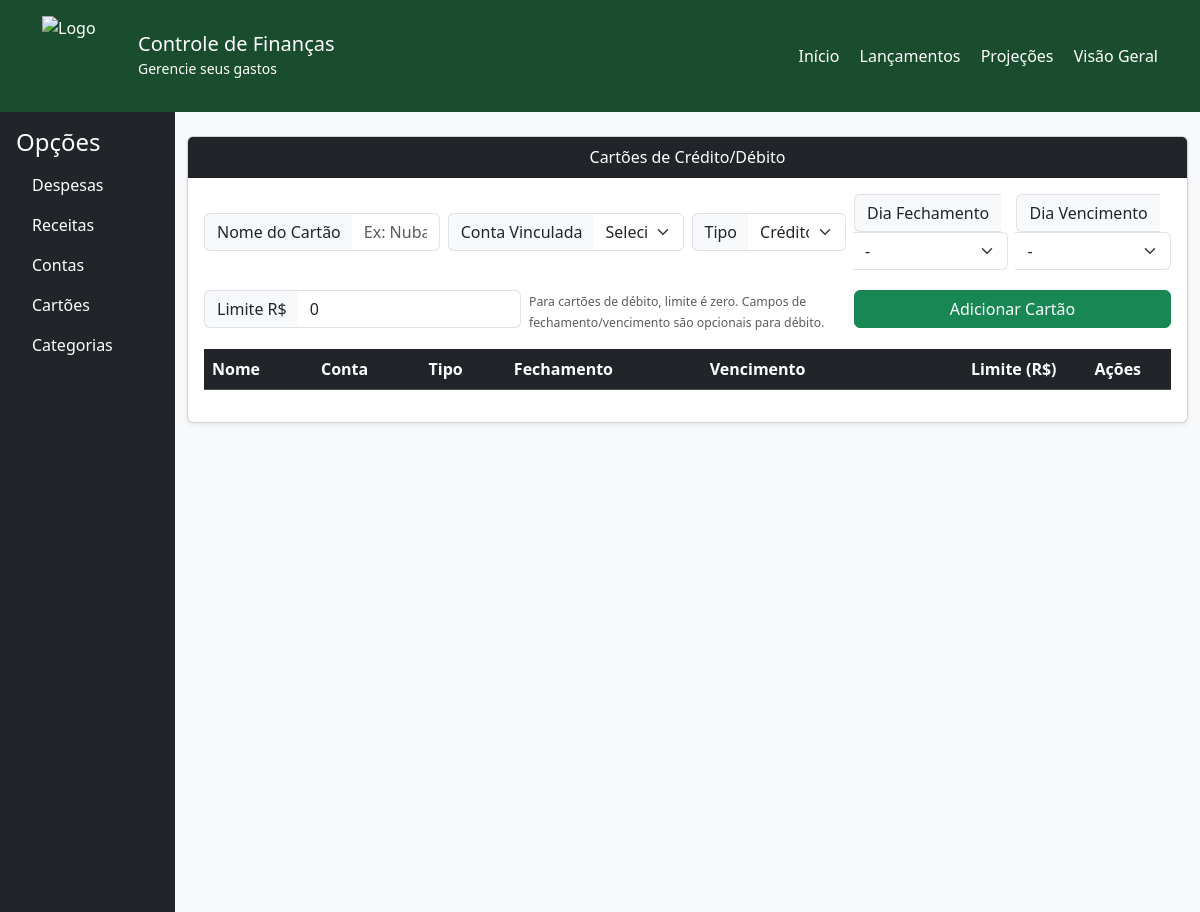
The page /lancamentosCartao on the database as committed earlier.
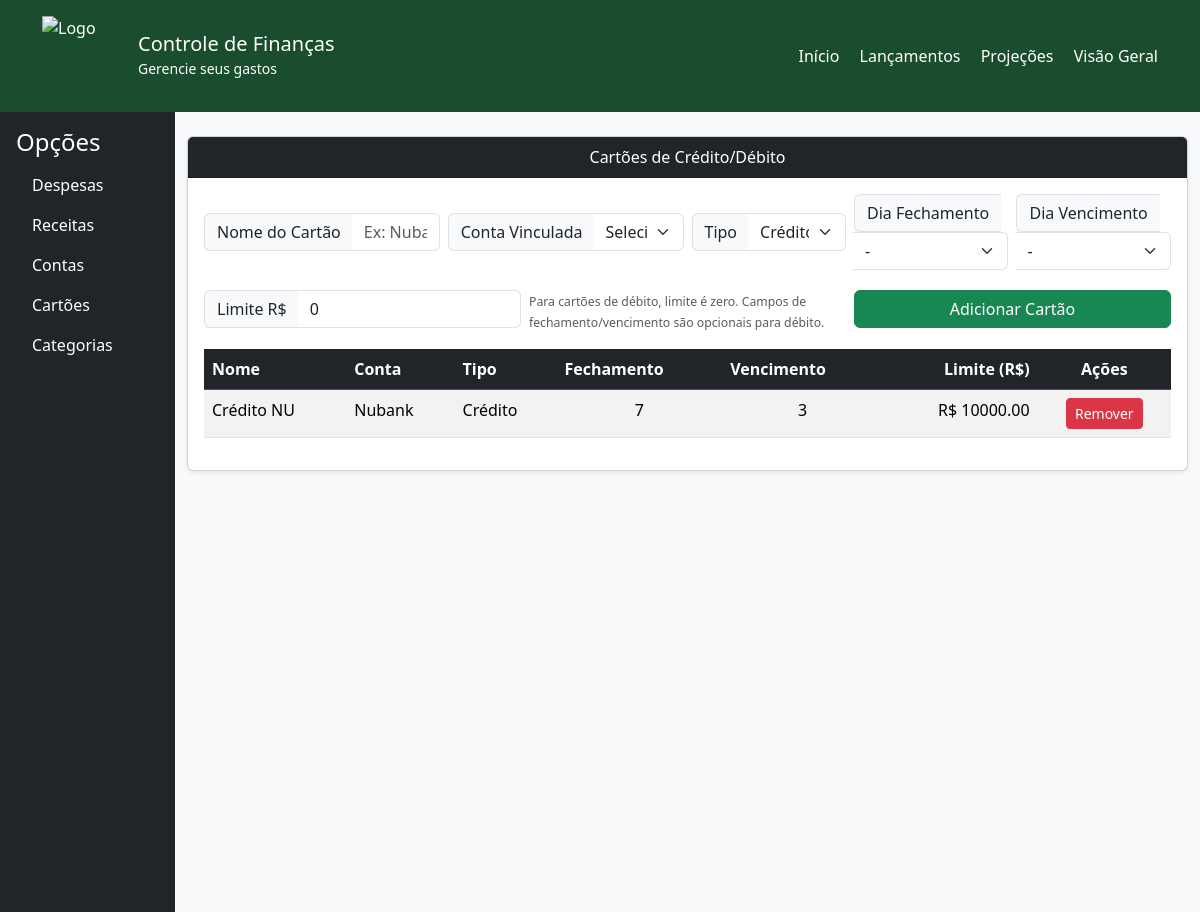
The same page on the database as committed later.
### tables this page shows
CREATE TABLE cartoes (
                        id INTEGER PRIMARY KEY AUTOINCREMENT,
                        nome TEXT NOT NULL UNIQUE,
                        conta INTEGER NOT NULL,
                        tipo_pagamento TEXT CHECK(tipo_pagamento IN ('credito', 'debito', 'multiplo')),
                        data_vencimento INTEGER,
                        dias_fechamento INTEGER,
                        limite REAL DEFAULT 0,
                        FOREIGN KEY (conta) REFERENCES contas(id)
                    );

CREATE TABLE contas (
                        id INTEGER PRIMARY KEY AUTOINCREMENT,
                        nome TEXT UNIQUE NOT NULL,
                        saldo REAL DEFAULT 0
                    );

### app.py (the view)
@app.route('/lancamentosCartao')
def lancamentosCartao():
    with sqlite3.connect('financas.db', check_same_thread=False) as conn:
        c = conn.cursor()
        c.execute("""
            SELECT c.id, c.nome, ct.nome as conta_nome, c.dias_fechamento,
                   c.data_vencimento, c.tipo_pagamento, c.limite
            FROM cartoes c
            LEFT JOIN contas ct ON c.conta = ct.id
            ORDER BY c.nome
        """)
        cartoes = c.fetchall()
        c.execute("SELECT id, nome FROM contas ORDER BY nome")
        contas = c.fetchall()
    return render_template('lancamentosCartao.html', cartoes=cartoes, contas=contas)

### templates/lancamentosCartao.html (shortened to what this page needs)
<!DOCTYPE html>
<html lang="pt-br">
<head>
    <link href="https://cdn.jsdelivr.net/npm/bootstrap@5.3.3/dist/css/bootstrap.min.css" rel="stylesheet">
</head>
<body class="bg-light">
    <header class="text-white py-3" style="background-color: #1A4D2E;">
        <div class="container d-flex align-items-center justify-content-between">
            <div class="d-flex align-items-center">
                <img src="https://raw.githubusercontent.com/CaioFerAmorim/controle-financas/e24343c1468b7c5f06a8230f0913f834dab0635b/static/img/logoWildMoney.png"
                    alt="Logo" class="me-3" style="width:80px; height:80px;">
                <div>
                    <h1 class="h5 mb-0">Controle de Finanças</h1>
                    <small>Gerencie seus gastos</small>
                </div>
            </div>
            <nav>
                <a href="{{ url_for('index') }}" class="text-white text-decoration-none me-3">Início</a>
                <a href="{{ url_for('lancamentos') }}" class="text-white text-decoration-none me-3">Lançamentos</a>
                <a href="{{ url_for('projecoes') }}" class="text-white text-decoration-none me-3">Projeções</a>
                <a href="{{ url_for('visaoGeral') }}" class="text-white text-decoration-none">Visão Geral</a>
            </nav>
        </div>
    </header>
    <div class="d-flex">
        <nav class="bg-dark text-white vh-100 p-3" style="width: 200px;">
            <h4>Opções</h4>
            <ul class="nav flex-column">
                <li class="nav-item"><a href="{{ url_for('lancamentos') }}" class="nav-link text-white">Despesas</a>
                </li>
                <li class="nav-item"><a href="{{ url_for('lancamentosReceita') }}"
                        class="nav-link text-white">Receitas</a></li>
                <li class="nav-item"><a href="{{ url_for('lancamentosConta') }}" class="nav-link text-white">Contas</a>
                </li>
                <li class="nav-item"><a href="{{ url_for('lancamentosCartao') }}"
                        class="nav-link text-white">Cartões</a></li>
                <li class="nav-item"><a href="{{ url_for('lancamentosCategorias') }}"
                        class="nav-link text-white">Categorias</a></li>
            </ul>
        </nav>
        <div class="container mt-4">
            <div class="row g-4">
                <div class="col-md-12">
                    <div class="card shadow-sm">
                        <div class="card-header bg-dark text-white text-center">Cartões de Crédito/Débito</div>
                        <div class="card-body">
                            <form id="formCartoes" class="mb-3">
                                <div class="row g-2 align-items-center">
                                    <div class="col-md-3">
                                        <div class="input-group">
                                            <span class="input-group-text bg-light border-end-0 small">Nome do
                                                Cartão</span>
                                            <input type="text" class="form-control border-start-0" id="nomeCartao"
                                                placeholder="Ex: Nubank, Itaú..." required>
                                        </div>
                                    </div>
                                    <div class="col-md-3">
                                        <div class="input-group">
                                            <span class="input-group-text bg-light border-end-0 small">Conta
                                                Vinculada</span>
                                            <select class="form-select border-start-0" id="conta" required>
                                                <option value="">Selecione...</option>
                                            </select>
                                        </div>
                                    </div>
                                    <div class="col-md-2">
                                        <div class="input-group">
                                            <span class="input-group-text bg-light border-end-0 small">Tipo</span>
                                            <select class="form-select border-start-0" id="tipoPagamento" required>
                                                <option value="credito">Crédito</option>
                                            </select>
                                        </div>
                                    </div>
                                    <div class="col-md-2">
                                        <div class="input-group">
                                            <span class="input-group-text bg-light border-end-0 small">Dia
                                                Fechamento</span>
                                            <select class="form-select border-start-0" id="diasFechamento">
                                                <option value="">-</option>
                                            </select>
                                        </div>
                                    </div>
                                    <div class="col-md-2">
                                        <div class="input-group">
                                            <span class="input-group-text bg-light border-end-0 small">Dia
                                                Vencimento</span>
                                            <select class="form-select border-start-0" id="dataVencimento">
                                                <option value="">-</option>
                                            </select>
                                        </div>
                                    </div>
                                </div>
                                <div class="row g-2 mt-2 align-items-center">
                                    <div class="col-md-4">
                                        <div class="input-group">
                                            <span class="input-group-text bg-light border-end-0 small">Limite R$</span>
                                            <input type="number" class="form-control border-start-0" id="limite"
                                                placeholder="0,00" step="0.01" value="0">
                                        </div>
                                    </div>
                                    <div class="col-md-4">
                                        <div class="form-text">
                                            <small>Para cartões de débito, limite é zero. Campos de
                                                fechamento/vencimento são opcionais para débito.</small>
                                        </div>
                                    </div>
                                    <div class="col-md-4">
                                        <button type="submit" class="btn btn-success w-100">Adicionar Cartão</button>
                                    </div>
                                </div>
                            </form>
                            <table class="table table-striped table-hover">
                                <thead class="table-dark">
                                    <tr>
                                        <th>Nome</th>
                                        <th>Conta</th>
                                        <th>Tipo</th>
                                        <th>Fechamento</th>
                                        <th>Vencimento</th>
                                        <th class="text-end">Limite (R$)</th>
                                        <th class="text-center">Ações</th>
                                    </tr>
                                </thead>
                                <tbody id="tabelaCartoes">
                                    {% for cartao in cartoes %}
                                    <tr data-id="{{ cartao[0] }}">
                                        <td>{{ cartao[1] }}</td>
                                        <td>{{ cartao[2] }}</td>
                                        <td>
                                            {% if cartao[5] == 'credito' %}
                                            Crédito
                                            {% elif cartao[5] == 'debito' %}
                                            Débito
                                            {% else %}
                                            Múltiplo
                                            {% endif %}
                                        </td>
                                        <td class="text-center">
                                            {% if cartao[3] %}
                                            {{ cartao[3] }}
                                            {% else %}
                                            -
                                            {% endif %}
                                        </td>
                                        <td class="text-center">
                                            {% if cartao[4] %}
                                            {{ cartao[4] }}
                                            {% else %}
                                            -
                                            {% endif %}
                                        </td>
                                        <td class="text-end">R$ {{ "%.2f"|format(cartao[6]) }}</td>
                                        <td class="text-center">
                                            <button class="btn btn-danger btn-sm btn-remover-cartao">Remover</button>
                                        </td>
                                    </tr>
                                    {% endfor %}
                                </tbody>
                            </table>
                        </div>
                    </div>
                </div>
            </div>
        </div>
    </div>
</body>
</html>

Rows that differ between the two databases and show on the page:
added cartoes: nome "Crédito NU", nome "Nubank", tipo_pagamento "Crédito", dias_fechamento "7", data_vencimento "3", limite "10000.00"
